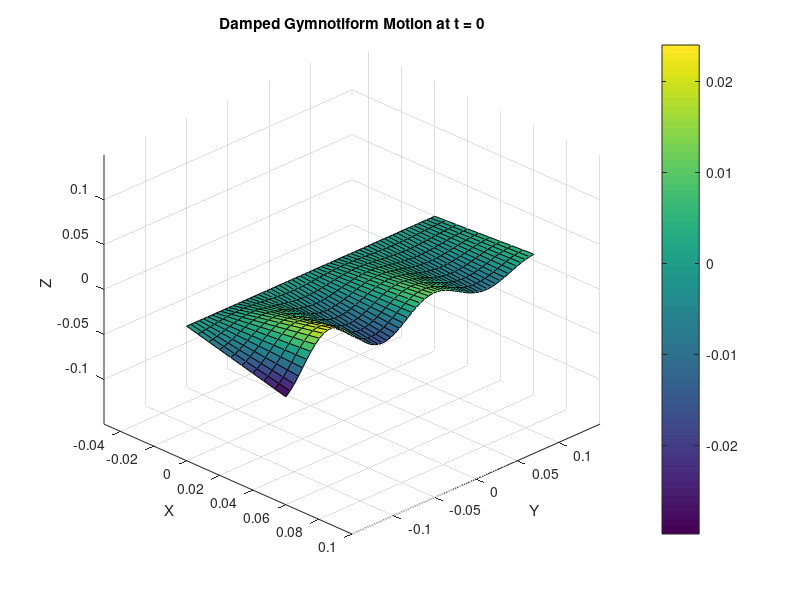

The MATLAB script that drew this image:
clear all; clc; clf;

% Define the parameters
body_length = 0.3; % m
fin_length = 0.06; % m

damping = 5;
damped_amplitude = 0.015 / fin_length; % m
alpha = 3;
k = 50;
 
density = 997; % kg / m^3
 
forward_speed = 0.1; % m / s
momentum_factor = 2.4;
angular_frequency = 10; % 1 / s
average_angular_amplitude = (atan(0.0311 / fin_length) + atan(0.0166 / fin_length) + (15 - 4 * pi) / (2 * pi) * atan(0.0088 / fin_length)) / (2 + (15 - 4 * pi) / (2 * pi)); % rad
angular_velocity = average_angular_amplitude * angular_frequency; % rad / s
momentum_per_length = pi * density * angular_velocity * fin_length ^ 3 / 8; % kg / s

wavelength = 2 * pi / k; % m
local_twist = 2 * pi * average_angular_amplitude / wavelength; % rad / m
propagation_velocity = angular_velocity / local_twist; % m / s

inclination_angle = atan(damped_amplitude * fin_length * k * cos(-2 * pi * alpha));

force = 0.5 * forward_speed * momentum_factor * momentum_per_length * (1 - forward_speed / propagation_velocity) * sin(inclination_angle);

% Define the ranges for x, y
x = linspace(0, fin_length, 10);
y = linspace(body_length / -2, body_length / 2, 60);

% Create a meshgrid for x and y
[X, Y] = meshgrid(x, y);

% Define time values
t_values = linspace(0, 0, 10);

figure (2);

for t = t_values
    % Calculate the z values for current t
    Z = exp(-damping * Y) .* damped_amplitude .* sin(-2 * pi * alpha * t + k * Y) .* X;

    % Create a 3D plot
    surf(X, Y, Z);

    % Set labels
    xlabel('X');
    ylabel('Y');
    zlabel('Z');
    title(['Damped Gymnotiform Motion at t = ', num2str(t)]);

    % Add color bar for reference
    colorbar;

    % Set view angle for better visualization
    view(45, 30);

    xlim([-0.05 0.1])
    ylim([body_length / -2 body_length / 2])
    zlim([body_length / -2 body_length / 2])
    
    % Pause to create an animation effect
    pause(0.1);
end